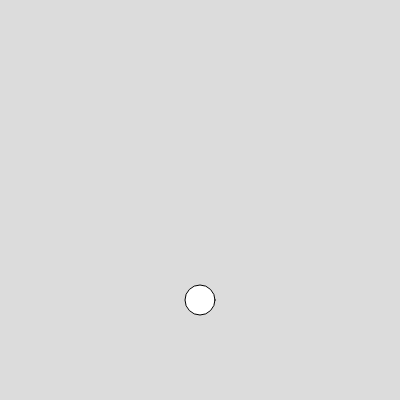
Frame 1 (no input)
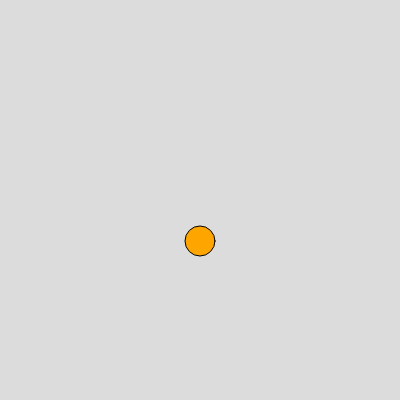
Frame 60 (no input)
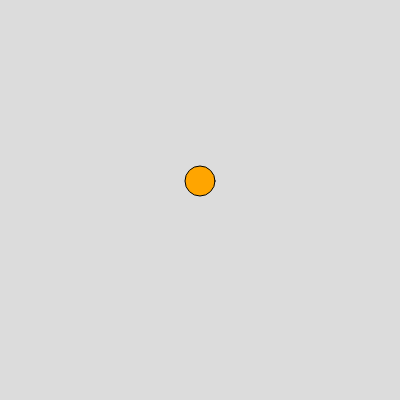
Frame 120 (the mouse pressed at the canvas centre since frame 60)

The p5.js sketch that drew these frames (run headless with seeded random() and noise() and a simulated clock; from frame 60 on, the mouse is pressed at the canvas centre):

// p5.js sketch
// ── sketch.js
var ball = {
  x:200,
  y:300,
  r:30,
  xspeed:0,
  yspeed:0,
  color:["blue","red","green","purple","orange"]
};



function setup() {
  createCanvas(400, 400);
}

function draw() {
  background(220);
  circle(ball.x,ball.y,ball.r);
  fill(ball.color[4]);


  ball.yspeed = 1;
  ball.y = ball.y - ball.yspeed;

}
